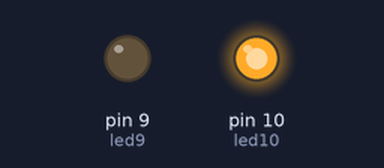
A sketch run on a simulated Arduino Uno, built with avr-gcc and run on an emulated ATmega328P. On the bench: output pins drawn as LEDs (lit = HIGH).

Above: at 0.05 s.
At 0.6 s:
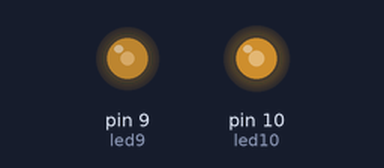
At 1.2 s:
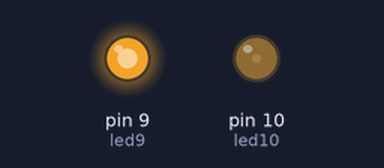
At 2.35 s:
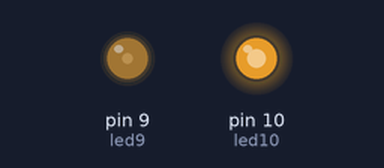
Timing chart, 0 to 6.0 s (numbered marks = the images above):
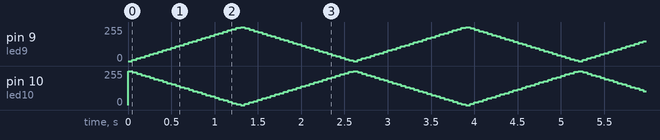

The sketch:

Lab2-PWM.ino
```cpp
//PWM: Examples -> 03.Analog -> Fading

int led9 = 9;
int led10 = 10;

void setup()
{

}

void loop()
{
  for(int fadeValue = 0; fadeValue <= 255; fadeValue +=10)
  {
    analogWrite(led9, fadeValue);
    analogWrite(led10, 255 - fadeValue);
    delay(50);
  }

  for(int fadeValue = 255; fadeValue >= 0; fadeValue -=10)
  {
    analogWrite(led9, fadeValue);
    analogWrite(led10, 255 - fadeValue);
    delay(50);
  }
}
```
